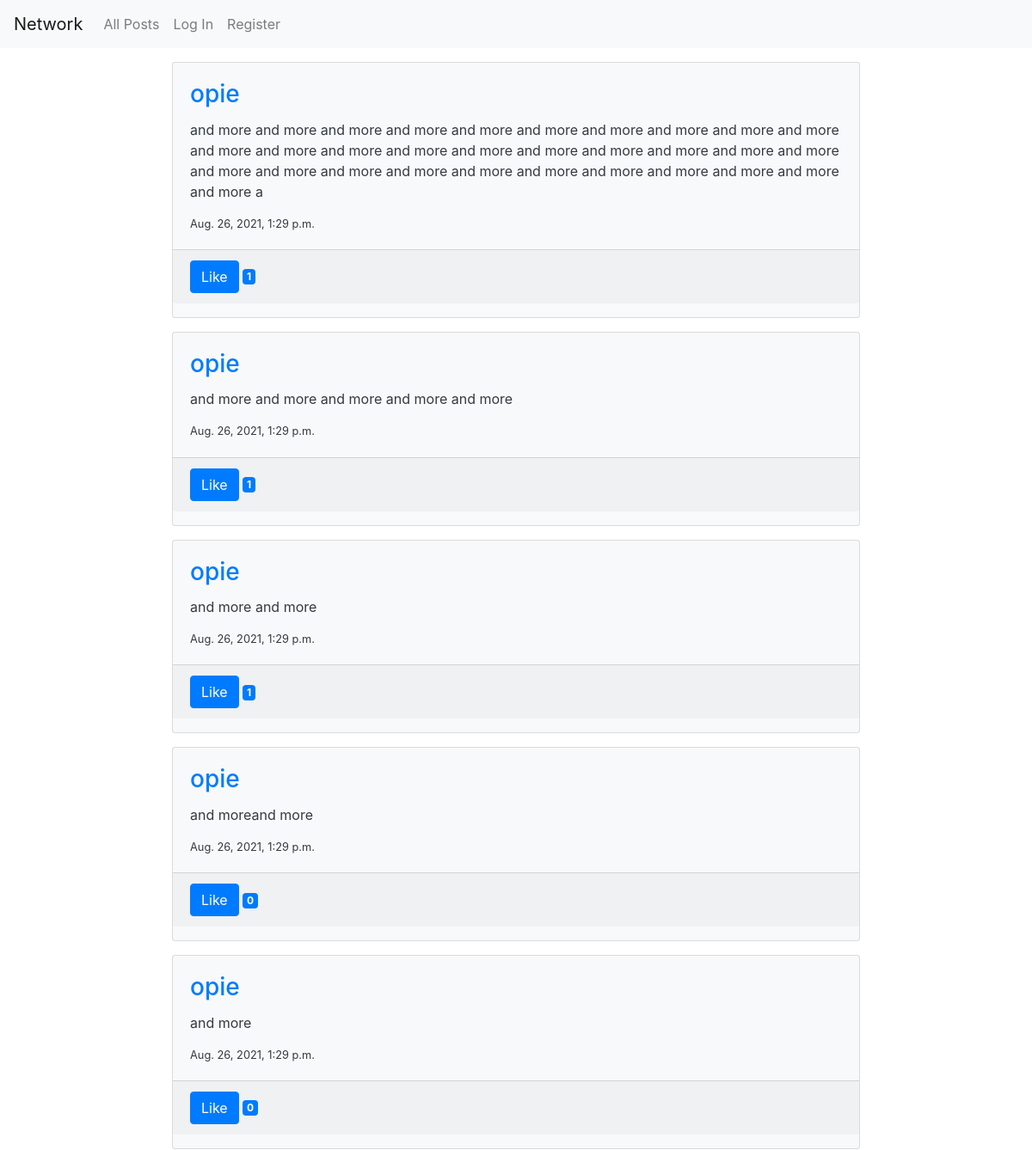
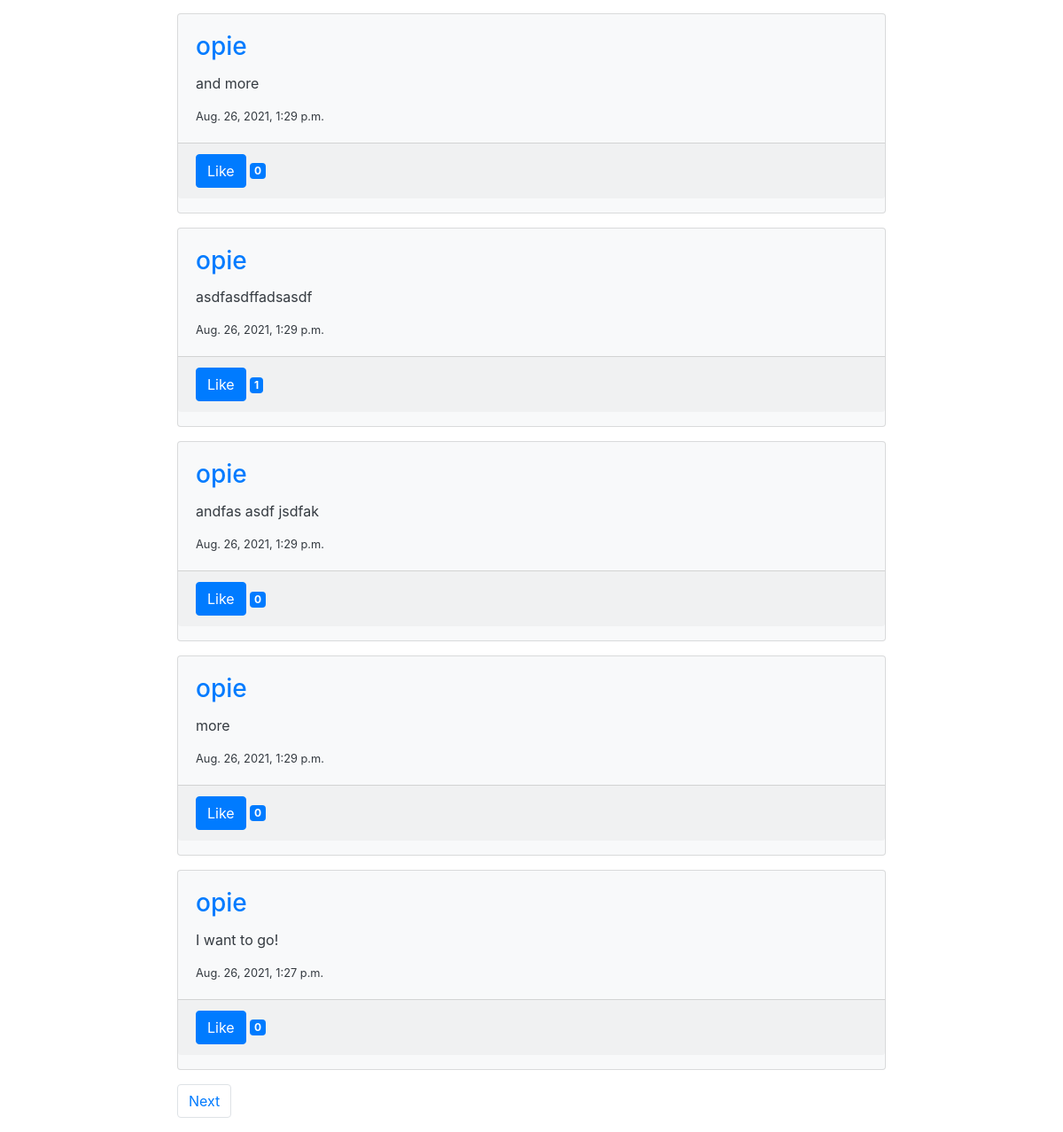
The page / on the database its author committed (2 pictures, top to bottom).
### network/models.py (models this page shows, shortened)
class Post(models.Model):
    poster = models.ForeignKey(User, on_delete=models.CASCADE, related_name="posts")
    content = models.CharField(max_length=280)
    created = models.DateTimeField(auto_now_add=True)
    updated = models.DateTimeField(auto_now=True)

class User(AbstractUser):
    def __str__(self):
        return f"{self.username}"

### network/views.py (the view)
# urls.py: path("", views.index, name="index"),
def index(request):
    form = NewPostForm()
    user_id = request.user.id
    all_posts = Post.objects.all().values()
    all_posts = get_post_data(all_posts, user_id)
    paginator = Paginator(all_posts, 10) ##### in documentation example, Paginator takes a simple `objects.all()`
    page_number = request.GET.get('page')
    page_obj = paginator.get_page(page_number)
    context = {
        "page_obj": page_obj,
        "form": form
    }
    return render(request, "network/index.html", context)

### network/views.py (called while the page is built)
def get_post_data(posts, user_id):
    posts = list(posts)
    posts.sort(key=lambda post:post['created'], reverse=True)
    for post in posts:
        poster_id = post['poster_id']
        poster = User.objects.get(pk=poster_id).username
        post['poster'] = poster
        post_id = post['id']
        likes = Like.objects.filter(liked_post=post_id, like_status=True)
        likes_count = likes.count() #### no need convert to list to get count?
        post['likes_count'] = likes_count
        likes_by_user = list(likes.filter(liker=user_id, like_status=True))
        if likes_by_user == []:
            like_button = "Like"
        else:
            like_button = "Unlike"
        post['like_button'] = like_button
    return posts

### network/templates/network/index.html (shortened to what this page needs)
{% extends "network/layout.html" %}
{% load static %}
{% block body %}
    <div id="all-posts">
        {% for post in page_obj %}
            <div class="card text-dark bg-light m-3 mx-auto" style="width: 50rem;">
                <div class="card-body">
                    <h3 class="card-title"><a href="{% url 'profile' post.poster %}">{{post.poster}}</a></h5>
                    <p class="card-text">{{post.content}}</p>
                    <p class="card-text small">{{post.created}}</p>
                </div>
                <p class="card-footer">
                    <button type="submit" class="btn btn-primary like-button" id="like-button-{{post.id}}">{{post.like_button}}</button>
                    <span class="badge badge-primary like-badge" id="like-badge-{{post.id}}">{{post.likes_count}}</span>
                </p>
            </div>
        {% endfor %}
    </div>
    <nav aria-label="Page navigation for posts" class="m-3 mx-auto" style="width: 50rem;">
        <ul class="pagination">
            {% if page_obj.has_next %}
                <li class="page-item">
                    <a class="page-link" href="?page={{ page_obj.next_page_number }}">
                        Next
                    </a>
                </li>
            {% endif %}
        </ul>
    </nav>
{% endblock %}

### rows shown on the page
Post: poster "opie", content "and more and more and more and more and more and more and more and more and more and more and more and more and more and more and more and more and more and more and more and more and more and more and more and more and more and more and more and more and more and more and more a", created "Aug. 26, 2021, 1:29 p.m.", like_button "Like", likes_count "1"
Post: poster "opie", content "and more and more and more and more and more", created "Aug. 26, 2021, 1:29 p.m.", like_button "Like", likes_count "1"
Post: poster "opie", content "and more and more", created "Aug. 26, 2021, 1:29 p.m.", like_button "Like", likes_count "1"
Post: poster "opie", content "and moreand more", created "Aug. 26, 2021, 1:29 p.m.", like_button "Like", likes_count "0"
Post: poster "opie", content "and more", created "Aug. 26, 2021, 1:29 p.m.", like_button "Like", likes_count "0"
Post: poster "opie", content "and more", created "Aug. 26, 2021, 1:29 p.m.", like_button "Like", likes_count "0"
Post: poster "opie", content "asdfasdffadsasdf", created "Aug. 26, 2021, 1:29 p.m.", like_button "Like", likes_count "1"
Post: poster "opie", content "andfas asdf jsdfak", created "Aug. 26, 2021, 1:29 p.m.", like_button "Like", likes_count "0"
Post: poster "opie", content "more", created "Aug. 26, 2021, 1:29 p.m.", like_button "Like", likes_count "0"
Post: poster "opie", content "I want to go!", created "Aug. 26, 2021, 1:27 p.m.", like_button "Like", likes_count "0"
